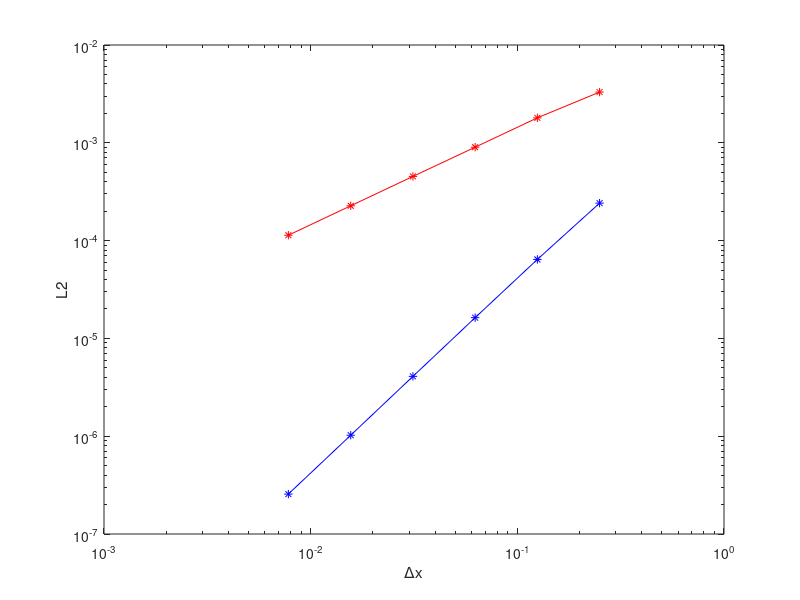

This figure's MATLAB source:
clear all
close all
clc

%% linear elements
L2 = [2.4156e-04 6.4182e-05 1.6299e-05 4.0908e-06 1.0237e-06 2.5599e-07];
H1 = [0.0033 0.0018 9.0194e-04 4.5329e-04 2.2694e-04 1.1350e-04];
h = [0.25 0.125 0.0625 0.03125 0.015625 0.0078];

%% Quadratic elements
L2 = [2.4156e-04 6.4182e-05 1.6299e-05 4.0908e-06 1.0237e-06 2.5599e-07];
H1 = [0.0033 0.0018 9.0194e-04 4.5329e-04 2.2694e-04 1.1350e-04];
h = [0.25 0.125 0.0625 0.03125 0.015625 0.0078];


loglog(h,L2,'*-b')
hold on
loglog(h,H1,'*-r')
xlabel('\Deltax')
ylabel('L2')
polyfit(log(h),log(L2),1)
polyfit(log(h),log(H1),1)